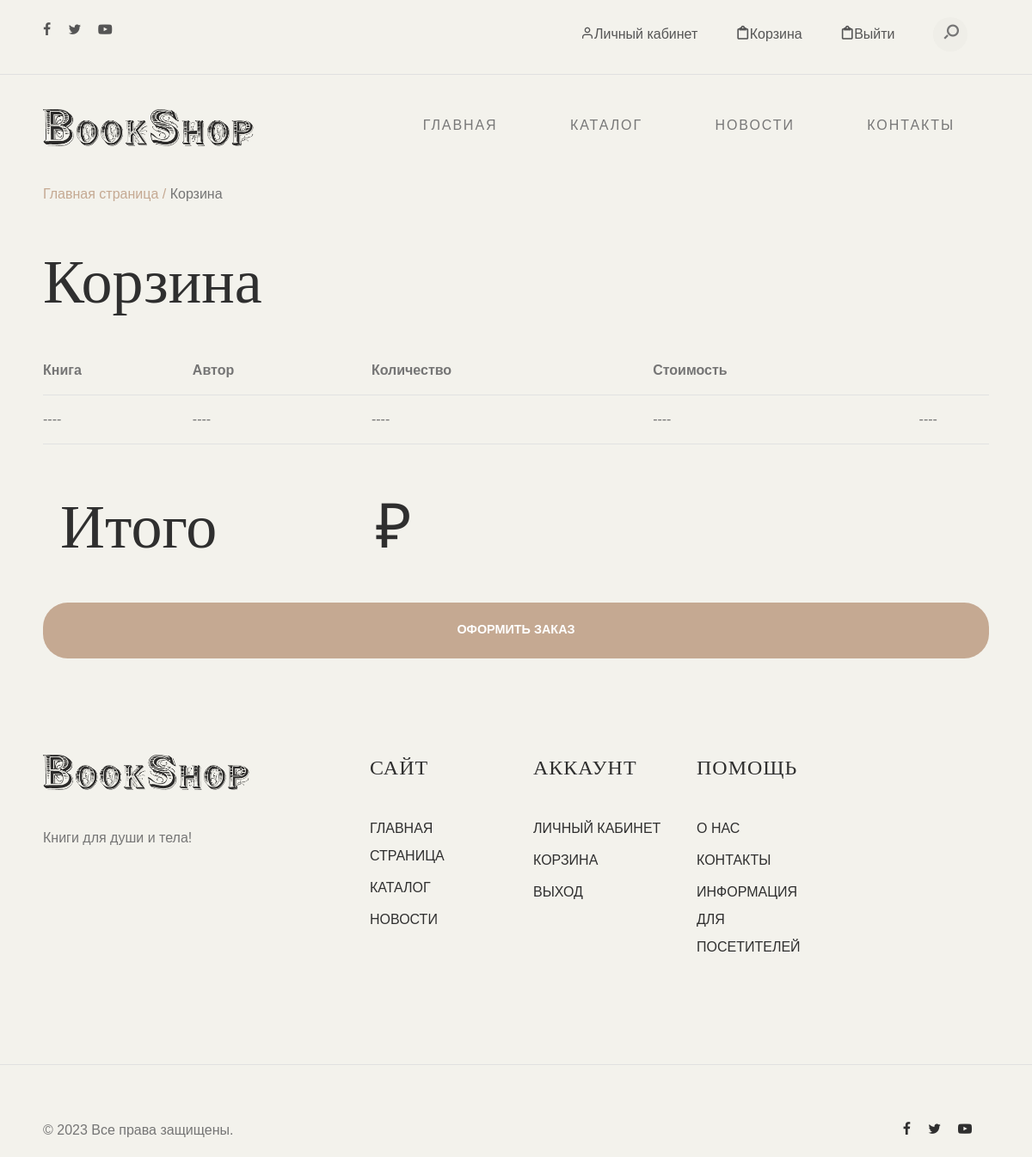
The page /cart/ (signed in) on the database as committed earlier.
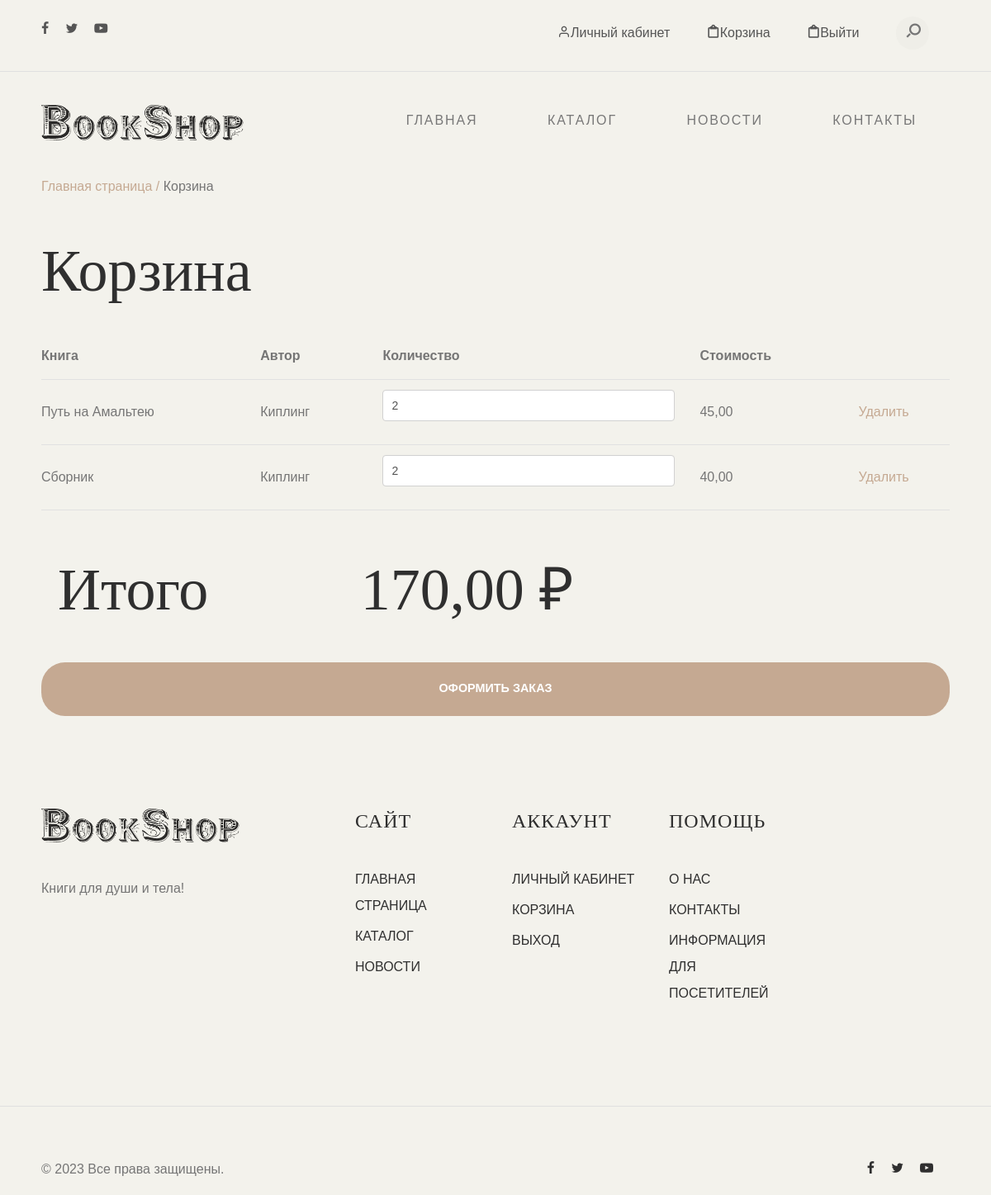
The same page on the database as committed later.
### basketapp/models.py (models this page shows, shortened)
class Basket(models.Model):
    user = models.ForeignKey(User, on_delete=models.CASCADE)
    book = models.ForeignKey(Book, on_delete=models.CASCADE)
    create_date = models.DateField(auto_now_add=True)
    update_date = models.DateField(auto_now=True)
    status = models.CharField(max_length=20, choices=STATUS, default=DEFAULT_STATUS)
    quantity = models.PositiveIntegerField(default=1)
    def sum(self):
        return self.quantity * self.book.price
    def get_basket(self):
        return Basket.objects.filter(user=self.user)
    def total_sum(self):
        baskets = self.get_basket()
        return sum(basket.sum() for basket in baskets)

### mainapp/models.py (models this page shows, shortened)
class Book(models.Model):
    name = models.CharField(max_length=64)
    author = models.CharField(max_length=64, blank=True)
    foto = models.ImageField(upload_to='book_images', blank=True)
    article = models.IntegerField()
    date_receipt = models.DateField()
    category = models.ForeignKey(BookCategory, on_delete=models.CASCADE)
    description = models.TextField()
    price = models.DecimalField(max_digits=8, decimal_places=2)
    date_create = models.DateField(auto_now_add=True)
    date_update = models.DateField(auto_now=True)

### authapp/models.py (models this page shows, shortened)
class User(AbstractUser):
    NOT_SELECTED = '------'
    GENDER = {
        (NOT_SELECTED, '------'),
        ('М', 'М'),
        ('Ж', 'Ж')
    }
    DEFAULT = '------'
    GROUP_USER = {
        (DEFAULT, 'Customer'),
        ('Seller', 'Seller'),
        ('Moderator', 'Moderator')
    }
    gender = models.CharField(max_length=20, choices=GENDER, default=NOT_SELECTED)
    in_group = models.CharField(max_length=20, choices=GROUP_USER, default=DEFAULT)
    age = models.PositiveIntegerField(default=0)
    address = models.CharField(max_length=100)
    telephone = models.CharField(max_length=30)
    date_update = models.DateField(auto_now_add=True)

### basketapp/views.py (the view)
# urls.py: path('cart/', cart, name='cart'),
def cart(request):
    baskets = Basket.objects.filter(user=request.user)
    context = {
        'baskets': baskets,
    }
    return render(request, 'basketapp/cart.html', context)

### basketapp/templates/basketapp/cart.html
{% extends 'mainapp/extends/base.html'%}
{% block  content %}
<div id="header-wrap">
    {% include 'mainapp/includes/header.html'%}
    {% include 'mainapp/includes/menu.html'%}
</div>
<section>
    <div class="container">
        <div class="row">
            <div class="col-md-12">
                <div class="breadcrumbs">
                    <span class="item"><a href="{% url 'index' %}">Главная страница /</a></span>
                    <span class="item">Корзина</span>
                </div>
            </div>
        </div>
    </div>
</section>
<div>
    <div class="container">
        <div class="row">
            <div class="col-md-12">
                <div class="colored">
                    <h1 class="page-title">Корзина</h1>
                </div>
            </div>
        </div>
    </div>
</div>
{% include 'basketapp/includes/basket.html'%}
{% include 'mainapp/includes/footer.html'%}
{% endblock %}

### basketapp/templates/basketapp/includes/basket.html (shortened to what this page needs)
<div class="container basket_list">
    <div class="row">
        <div class="col-md-12">
            <table class="u-full-width">
                <thead>
                <tr>
                    <th>Книга</th>
                    <th>Автор</th>
                    <th>Количество</th>
                    <th>Стоимость</th>
                    <th></th>
                </tr>
                </thead>
                {% if baskets %}
                <tbody>
                    {% for basket in baskets %}
                    <tr>
                        <td>{{ basket.book.name }}</td>
                        <td>{{ basket.book.author }}</td>
                        <td>
                            <div class="form-group">
                                <input name="{{ basket.id }}" type="number" class="form-control" id="count" value="{{ basket.quantity }}" min="0">
                            </div>
                        </td>
                        <td>{{ basket.book.price }}</td>
                        <td>
                            <a href="{% url 'basket:basket_remove' basket.id %}" class="btn-black">Удалить</a>
                        </td>
                    </tr>
                    {% endfor %}
                </tbody>
                {% else %}
                <tbody>
                <tr>
                    <td>----</td>
                    <td>----</td>
                    <td>----</td>
                    <td>----</td>
                    <td>----</td>
                </tr>
                </tbody>
                {% endif %}
            </table>
            <div class="row">
                <div class="col-md-12">
                    <div class="col-md-4">
                        <h1 class="page-title">Итого</h1>
                    </div>
                    <div class="col-md-4">
                        <h3 class="page-title">{{ baskets.0.total_sum }} ₽</h3>
                    </div>
                </div>
            </div>
            <button class="btn btn-accent btn-pill btn-xlarge btn-full">Оформить заказ</button>
        </div>
    </div>
</div>

Rows that differ between the two databases and show on the page:
added Basket: book.name "Путь на Амальтею", book.author "Киплинг", quantity "2", book.price "45,00", user+quantity+book "170,00"
added Basket: book.name "Сборник", book.author "Киплинг", quantity "2", book.price "40,00"
